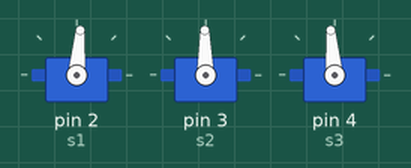
A sketch run on a simulated Arduino Uno, built with avr-gcc and run on an emulated ATmega328P. Shown: 3 × servo.

Above: at 0.1 s.
At 3.16 s:
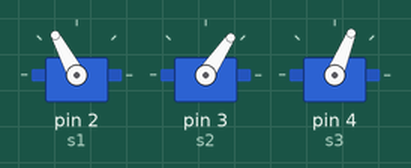
At 12.22 s:
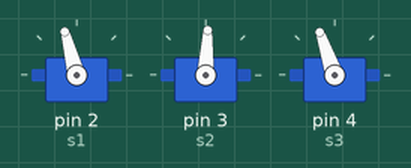
At 21.29 s:
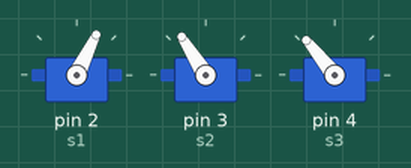
At 30.35 s:
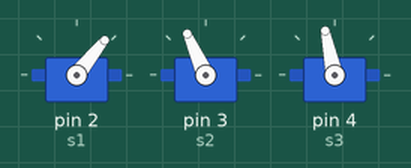
At 39.71 s:
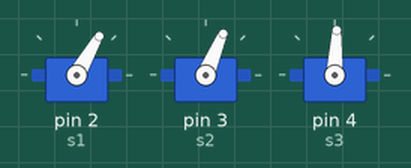
Timing chart, 0 to 40.0 s (numbered marks = the images above):
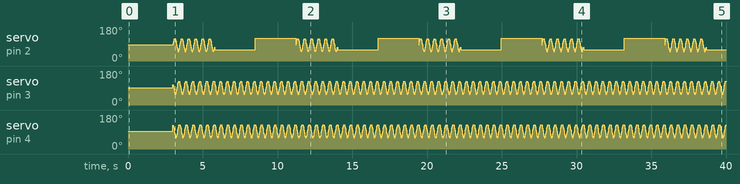

The sketch:

SerpentineMotion.ino
```cpp
#include <Servo.h>
#define pi 3.14159

Servo s1;
Servo s2;
Servo s3;
Servo s4;

int counter = 0;            // Loop counter variable
int frequency = 6 ;          // Oscillation frequency of segments.
float a = 70;               //Amplitude coeff
float b = 1*pi;             //Curve Coeff
float c = 0 ;                //Turn Coeff
int num_segments = 3;       //Number of joints
float gamma = -c/num_segments;
float beta = b/num_segments;
float amplitude=a*abs(sin(beta/2));

float offset_0=-5;
float offset_1=1;
float offset_2=5;

int delayTime = 7;          // Delay between limb movements
int startPause = 3000;      // Delay time to position robot

int test = -3;              // Test varialble takes values from -6 to +5

void setup()
{

// Attach segments to pins
   s1.attach(2);
   s2.attach(3);
   s3.attach(4);

// Put snake in starting position
   s1.write(90+offset_0);
   s2.write(90+offset_1);
   s3.write(90+offset_2);
  delay(startPause);  // Pause to position robot
}


void loop()
{
  //Forward
   for(counter = 0; counter < 360; counter += 1)  {
      delay(delayTime);
      s1.write(90+offset_0+amplitude*sin(frequency*counter*pi/180+0*beta)+gamma);
      s2.write(90+offset_1+amplitude*sin(frequency*counter*pi/180+1*beta+ pi/2)+gamma);
      s3.write(90+offset_2+amplitude*sin(frequency*counter*pi/180+2*beta)+gamma);
    }
  //Left
   s1.write(60);
  for(counter = 0; counter < 360; counter += 1)  {
      delay(delayTime);
      s2.write(90+offset_1+amplitude*sin(frequency*counter*pi/180+1*beta+ pi/2)+gamma);
      s3.write(90+offset_2+amplitude*sin(frequency*counter*pi/180+2*beta)+gamma);
    }
 //Right
  s1.write(120);
  for(counter = 0; counter < 360; counter += 1)  {
      delay(delayTime);
      s2.write(90+offset_1+amplitude*sin(frequency*counter*pi/180+1*beta+ pi/2)+gamma);
      s3.write(90+offset_2+amplitude*sin(frequency*counter*pi/180+2*beta)+gamma);
 }

}
```
